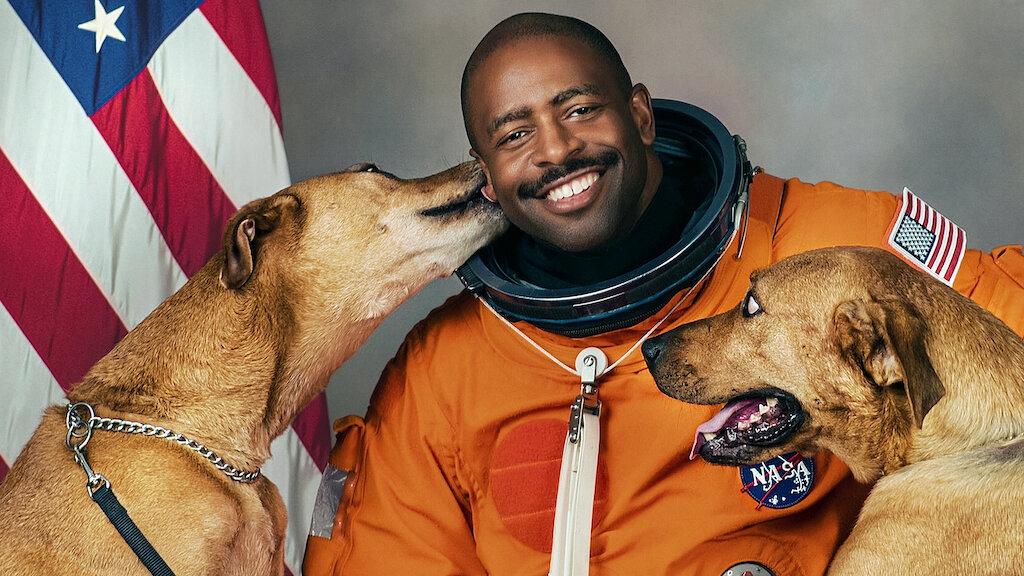
#> input picture NST/Dogper.jpg, 1024 x 576 px, given in place of Butterfly.tif, which was not available
$ jupyter execute --allow-errors deblurring.ipynb   (older library calls are emulated)   (text cells are left out)
#> lines starting #> are read from the running program, lines starting #| are printed output that depends on the picture; pictures that were not available may be replaced by others from this repository, and a replacement may not be noted
### DeepRED-master/DeepRED-master/utils/utils.py
import matplotlib.pyplot as plt
import numpy as np
import torch
import PIL
from PIL import Image
from skimage.metrics import peak_signal_noise_ratio
from utils.data import Data


# ---- Scaling image ---- #
# [7 lines left out: function pil_resize, not called in this run]


# ----------- gauss kernel -----------
def fspecial_gauss(size, sigma):
    """Function to mimic the 'fspecial' gaussian MATLAB function
    """
    x, y = np.mgrid[-size // 2 + 1:size // 2 + 1, -size // 2 + 1:size // 2 + 1]
    g = np.exp(-((x ** 2 + y ** 2) / (2.0 * sigma ** 2)))
    return g / g.sum()


# -------- Load image and crop it if needed ------ #
def load_and_crop_image(fname, d=1):
    """Make dimensions divisible by `d`"""
#> called with fname = 'datasets/Color NCSR/Butterfly.tif', d = 1
    img = Image.open(fname)
#> img is the input picture: PIL image 1024x576 RGB; mean R, G, B 146.3, 110.1, 86.7
    if d == 1: return img, pil_to_np(img)
    new_size = (img.size[0] - img.size[0] % d,
                img.size[1] - img.size[1] % d)
    if new_size[0] == img.size[0] and new_size[1] == img.size[1]:
        return img, pil_to_np(img)
    bbox = [
        int((img.size[0] - new_size[0]) / 2),
        int((img.size[1] - new_size[1]) / 2),
        int((img.size[0] + new_size[0]) / 2),
        int((img.size[1] + new_size[1]) / 2),
    ]
    img_cropped = img.crop(bbox)
    return img_cropped, pil_to_np(img_cropped)


# ------- Working with numpy / pil / torch images auxiliary functions -------- #
# [4 lines left out: function save_np, not called in this run]


# ---------- compare_psnr ------------
def compare_PSNR(org, est, on_y=False, gray_scale=False):
    assert (on_y==False or gray_scale==False), "Is your image RGB or gray? please choose and try again"
    if on_y:
        return peak_signal_noise_ratio_y(np_to_pil(org), np_to_pil(est))
    if gray_scale:
        return peak_signal_noise_ratio(np.mean(org, axis=0), np.mean(est, axis=0))
    return peak_signal_noise_ratio(org, est)


# [11 lines left out: function load_and_compare_psnr, not called in this run]


def get_p_signal(im):
    return 10 * np.log10(np.mean(np.square(im)))


def compare_SNR(im_true, im_test):
    return peak_signal_noise_ratio(im_true, im_test, 1) + get_p_signal(im_true)


# [28 lines left out: functions rgb2ycbcr, rgb2gray, not called in this run]


def compare_psnr_y(org_pil, est_pil):
    return peak_signal_noise_ratio(rgb2ycbcr(org_pil), rgb2ycbcr(est_pil))


# - transformation functions pil <-> numpy <-> torch
def pil_to_np(img_PIL):
    """Converts image in PIL format to np.array.

    From W x H x C [0...255] to C x W x H [0..1]
    """
    ar = np.array(img_PIL, np.float32)

    if len(ar.shape) == 3:
        ar = ar.transpose(2, 0, 1)
    else:
        ar = ar[None, ...]

    return ar / 255.


# [128 lines left out: functions np_to_pil, np_to_torch, torch_to_np, put_in_center, fill_noise, get_noise and 4 more, not called in this run]

### DeepRED-master/DeepRED-master/utils/blur_utils.py
from utils.utils import *
from models.downsampler import Downsampler


# - blur image - exactly like the NCSR is doing it -
def get_fft_h(im, blur_type):
#> called with im = array of shape (3, 576, 1024), blur_type = 'gauss_blur'
    assert blur_type in ['uniform_blur', 'gauss_blur'], "blur_type can be or 'uniform' or 'gauss'"
    ch, h, w = im.shape
#> ch = 3; h = 576; w = 1024
    fft_h    =  np.zeros((h,w),)
    if blur_type=='uniform_blur':
        t        =  4 # 9//2
        fft_h[h//2-t:h//2+1+t, w//2-t:w//2+1+t]  = 1/81
        fft_h    = np.fft.fft2(np.fft.fftshift(fft_h))
    else: # gauss_blur
        psf = fspecial_gauss(25, 1.6)
        t = 12 # 25 // 2
        fft_h[h//2-t:h//2+1+t, w//2-t:w//2+1+t]  = psf
        fft_h    =  np.fft.fft2(np.fft.fftshift(fft_h))
    return fft_h


def blur(im, blur_type):
    fft_h = get_fft_h(im, blur_type)
    imout = np.zeros_like(im)
    for i in range(im.shape[0]):
        im_f    =  np.fft.fft2(im[i, :, :])
        z_f     =  fft_h*im_f # .* of matlab
        z       =  np.real(np.fft.ifft2(z_f))
        imout[i, :, :] = z
#> this loop made 3 passes
#> pass 1, in blur, `z       =  np.real(np.fft.ifft2(z_f))`:
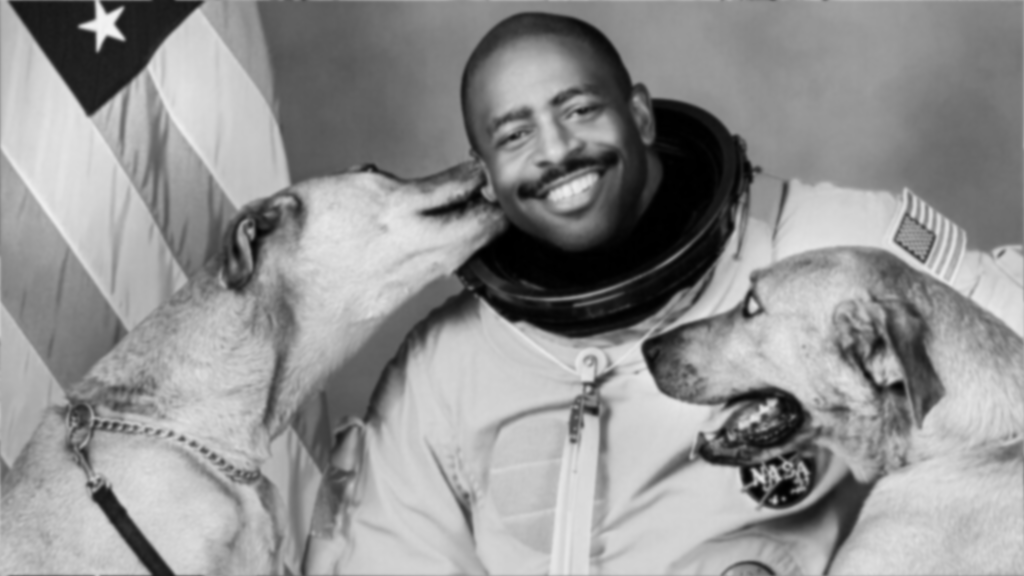
#> z: shape (576, 1024) float64; min 9.02e-05, max 0.957, mean 0.574
#> pass 2, in blur, `z       =  np.real(np.fft.ifft2(z_f))`:
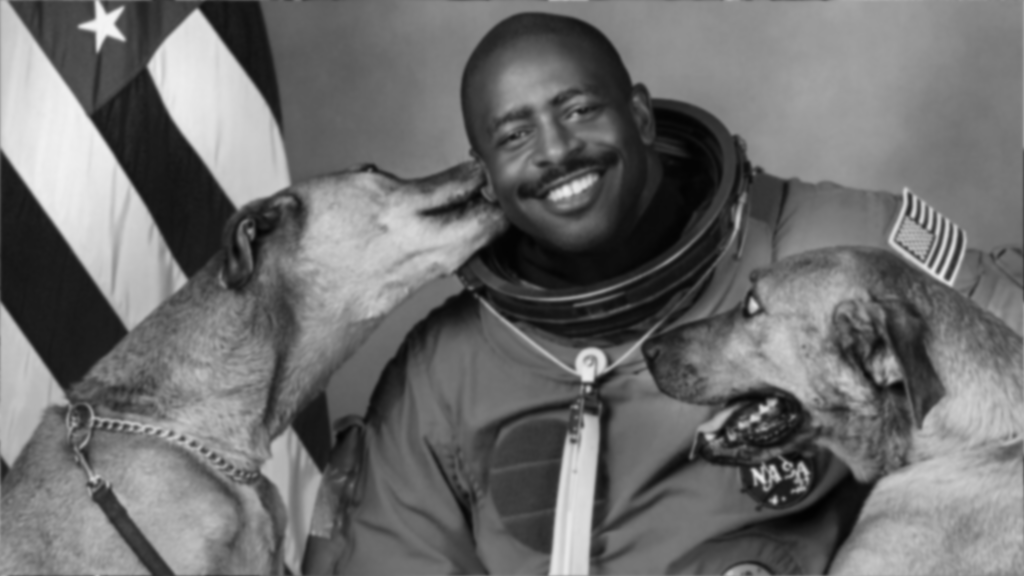
#> z: shape (576, 1024) float64; min 0.00757, max 0.963, mean 0.432
#> pass 3, in blur, `z       =  np.real(np.fft.ifft2(z_f))`:
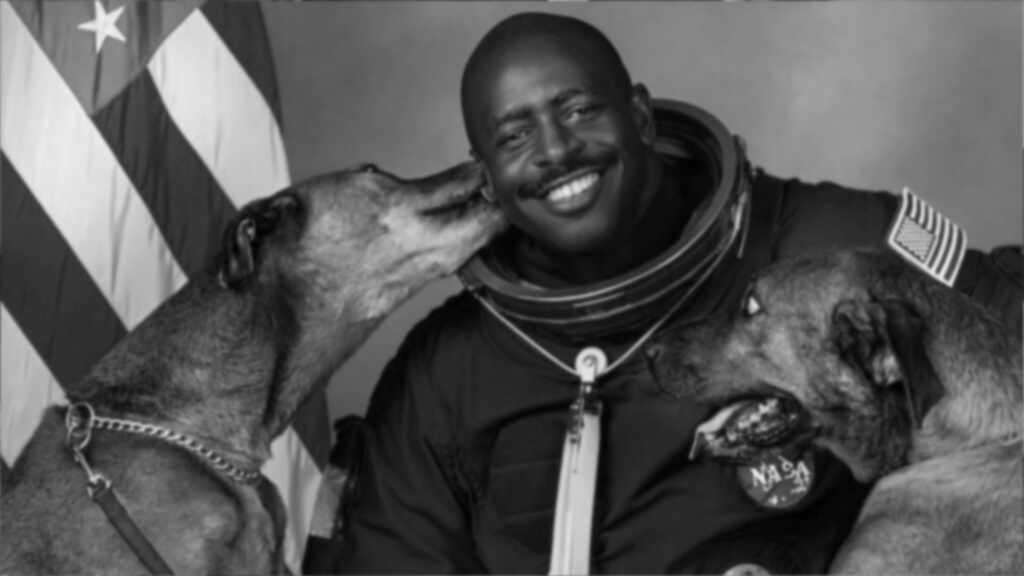
#> z: shape (576, 1024) float64; min 0.00638, max 0.933, mean 0.34
    return imout


# - the inverse function H -
# [20 lines left out: functions get_h, torch_blur, not called in this run]

### DeepRED-master/DeepRED-master/utils/data.py
class Data:
    def __init__(self, img, psnr=None, time=None):
        self.img = img
        self.psnr = psnr
        self.time = time

### DeepRED-master/DeepRED-master/deblurring.ipynb
[cell 1]
from google.colab import drive
drive.mount('/content/drive')

[cell 2]
import os
from threading import Thread  # needed since the denoiser is running in parallel
import queue

import numpy as np
import torch
import torch.optim
from models.skip import skip  # our network

from utils.utils import *  # auxiliary functions
from utils.blur_utils import *  # blur functions
from utils.data import Data  # class that holds img, psnr, time

from skimage.restoration import denoise_nl_means

[cell 3]
CUDA_FLAG = False  # got GPU?
CUDNN = False  # if you are not getting the exact article results set CUDNN to False
if CUDA_FLAG:
    os.environ['CUDA_VISIBLE_DEVICES'] = '0'
    # GPU accelerated functionality for common operations in deep neural nets
    torch.backends.cudnn.enabled = CUDNN
    # benchmark mode is good whenever your input sizes for your network do not vary.
    # This way, cudnn will look for the optimal set of algorithms for that particular
    # configuration (which takes some time). This usually leads to faster runtime.
    # But if your input sizes changes at each iteration, then cudnn will benchmark every
    # time a new size appears, possibly leading to worse runtime performances.
    torch.backends.cudnn.benchmark = CUDNN
    # torch.backends.cudnn.deterministic = True
    dtype = torch.cuda.FloatTensor
else:
    dtype = torch.FloatTensor

[cell 4]
NOISE_SIGMA = 2**.5  # sqrt(2), I haven't tests other options
BLUR_TYPE = 'gauss_blur'  # 'gauss_blur' or 'uniform_blur' that the two only options
GRAY_SCALE = False  # if gray scale is False means we have rgb image, the psnr will be compared on Y. ch.
                    # if gray scale is True it will turn rgb to gray scale
USE_FOURIER = False

# graphs labels:
X_LABELS = ['Iterations']*3
Y_LABELS = ['PSNR between x and net (db)', 'PSNR with original image (db)', 'loss']

# Algorithm NAMES (to get the relevant image: use data_dict[alg_name].img)
# for example use data_dict['Clean'].img to get the clean image
ORIGINAL  = 'Clean'
CORRUPTED = 'Blurred'
DIP_NLM   = 'DRED (NLM)'

[cell 5]
def load_imgs_deblurring(fname, blur_type, noise_sigma, plot=False):
    """  Loads an image, and add gaussian blur
    Args:
         fname: path to the image
         blur_type: 'uniform' or 'gauss'
         noise_sigma: noise added after blur
         covert2gray: should we convert to gray scale image?
         plot: will plot the images
    Out:
         dictionary of images and dictionary of psnrs
    """
    img_pil, img_np = load_and_crop_image(fname)        # load
    if GRAY_SCALE:
        img_np = rgb2gray(img_pil)
    blurred = blur(img_np, blur_type)  # blur, and the line below adds noise
    blurred = np.clip(blurred + np.random.normal(scale=noise_sigma/255., size=blurred.shape), 0, 1).astype(np.float32)
    data_dict = { ORIGINAL: Data(img_np),
                 CORRUPTED: Data(blurred, compare_PSNR(img_np, blurred, on_y=(not GRAY_SCALE), gray_scale=GRAY_SCALE)) }
    if plot:
        plot_dict(data_dict)
    return data_dict

#> (a cell that did not finish here is left out)

[cell 7]
# [17 lines left out: function get_network_and_input, not called in this run]

[cell 8]
# [18 lines left out: function non_local_means, not called in this run]

$ run again, on NST/cbc662299bd35357e519fe867444b86c.jpg
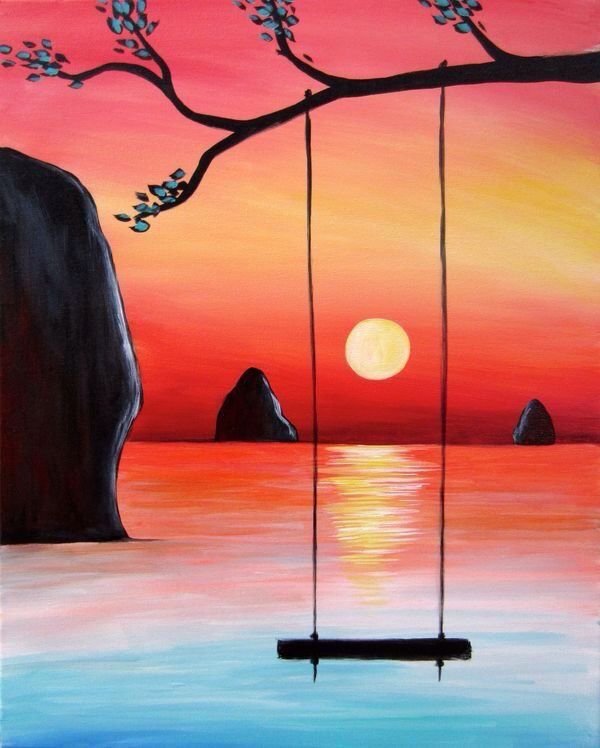
#> input picture NST/cbc662299bd35357e519fe867444b86c.jpg, 600 x 748 px, given in place of Butterfly.tif, which was not available
#> in load_and_crop_image, img is the input picture: PIL image 600x748 RGB; mean R, G, B 183.8, 118.4, 110.7
#> the loop in blur, `for i in range(im.shape[0]):` made 3 passes
#> pass 1, in blur, `z       =  np.real(np.fft.ifft2(z_f))`:
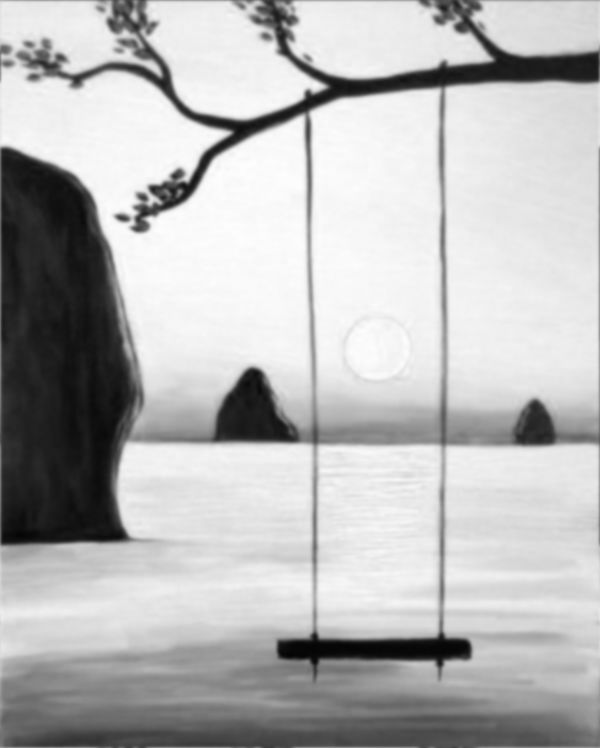
#> z: shape (748, 600) float64; min 0.0167, max 0.996, mean 0.721
#> pass 3, in blur, `z       =  np.real(np.fft.ifft2(z_f))`:
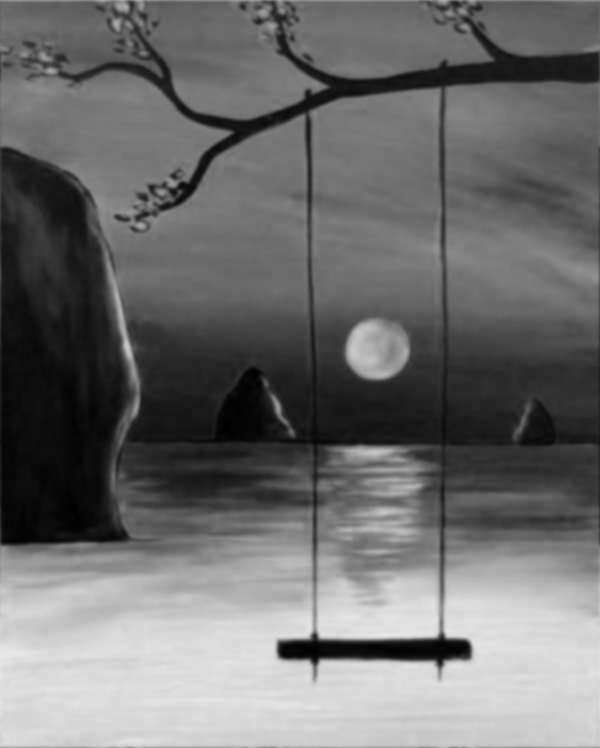
#> z: shape (748, 600) float64; min 0.00197, max 0.918, mean 0.434
